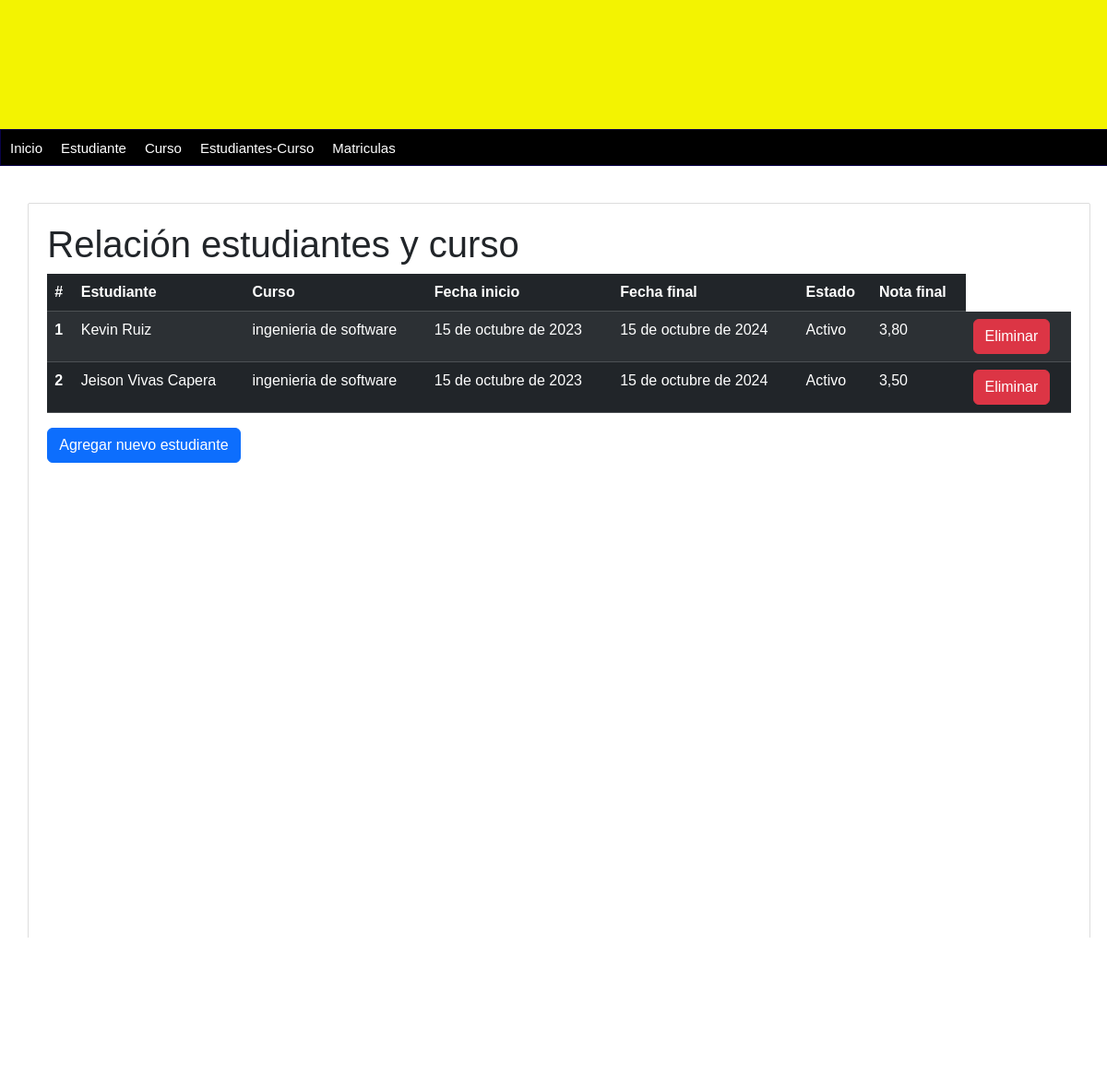
The app's page /estudiantes-curso/ with its own data.
### estudiante_curso/models.py (models this page shows, shortened)
class EstudianteCurso(models.Model):
    estudiante = models.ForeignKey(Persona, on_delete=models.SET_NULL, null = True, related_name='cursos', limit_choices_to={'rol':'Estudiante'})
    curso = models.ForeignKey(curso, on_delete=models.SET_NULL, null= True)
    fechaInicio = models.DateField()
    fechaFinal = models.DateField()
    estado = models.CharField(max_length=100)
    notaFinal = models.DecimalField(max_digits=3, decimal_places=2)
    class Meta:
        db_table = 'Estudiantes_Cursos'

### persona/models.py (models this page shows, shortened)
class Persona(models.Model):
    nombre = models.CharField(max_length=100)
    apellidos = models.CharField(max_length=100)
    dni = models.CharField(max_length=10)
    telefono = models.CharField(max_length=10)
    email = models.EmailField()
    fecha_nacimiento = models.DateField()
    rol = models.CharField(max_length=20)
    created_at = models.DateTimeField(auto_now_add=True)
    class Meta:
        db_table = 'persona'

### estudiante_curso/views.py (the view)
# urls.py: path('estudiantes-curso/', Estudiante_Curso, name='lista-estudiantes-cursos'),
def Estudiante_Curso(request):
    estudianteCurso = EstudianteCurso.objects.all()  # Obtener todos los objetos EstudianteCurso
    return render(request, 'lista_est_cur.html', {
        'title': 'Relación estudiantes y curso',
        'estudiantes_cursos': estudianteCurso,
    })

### estudiante_curso/templates/lista_est_cur.html
{% extends "index.html" %}
{% block content %}
    <h1>{{ title }}</h1>
    <table class="table table-dark table-striped">
        <thead>
            <tr>
                <th scope="col">#</th>
                <th scope="col">Estudiante</th>
                <th scope="col">Curso</th>
                <th scope="col">Fecha inicio</th>
                <th scope="col">Fecha final</th>
                <th scope="col">Estado</th>
                <th scope="col">Nota final</th>
            </tr>
        </thead>
        <tbody>
            {% for estudiante_curso in estudiantes_cursos %}
            <tr>
                <th scope="row">{{ forloop.counter }}</th>
                <td>{{ estudiante_curso.estudiante.nombre }} {{ estudiante_curso.estudiante.apellidos }}</td>
                <td>{{ estudiante_curso.curso.nombre }}</td>
                <td>{{ estudiante_curso.fechaInicio }}</td>
                <td>{{ estudiante_curso.fechaFinal }}</td>
                <td>{{ estudiante_curso.estado }}</td>
                <td>{{ estudiante_curso.notaFinal }}</td>
                <td>
                    <a href="{% url 'eliminar-estudiante-curso' estudiante_curso.id %}" class="btn btn-danger" onclick="return confirm('¿Estás seguro que deseas eliminar esta relación?');">Eliminar</a>
                </td>
            </tr>
            {% endfor %}
        </tbody>
    </table>
    <a href="{% url 'formulario_estudiante_curso' %}" class="btn btn-primary">Agregar nuevo estudiante</a>
{% endblock %}

### mainApp/static/css/styles.css (style rules this page uses)
* { margin: 0px; padding: 0px; font-family: Arial, Helvetica, sans-serif; text-decoration: none; }
body { background-color: #f2f2f2; }

### records on screen
EstudianteCurso: estudiante.nombre "Kevin", estudiante.apellidos "Ruiz", curso.nombre "ingenieria de software", fechaInicio "15 de octubre de 2023", fechaFinal "15 de octubre de 2024", estado "Activo", notaFinal "3,80"
EstudianteCurso: estudiante.nombre "Jeison", estudiante.apellidos "Vivas Capera", curso.nombre "ingenieria de software", fechaInicio "15 de octubre de 2023", fechaFinal "15 de octubre de 2024", estado "Activo", notaFinal "3,50"

### other values on screen
{{ title }} "Relación estudiantes y curso"
